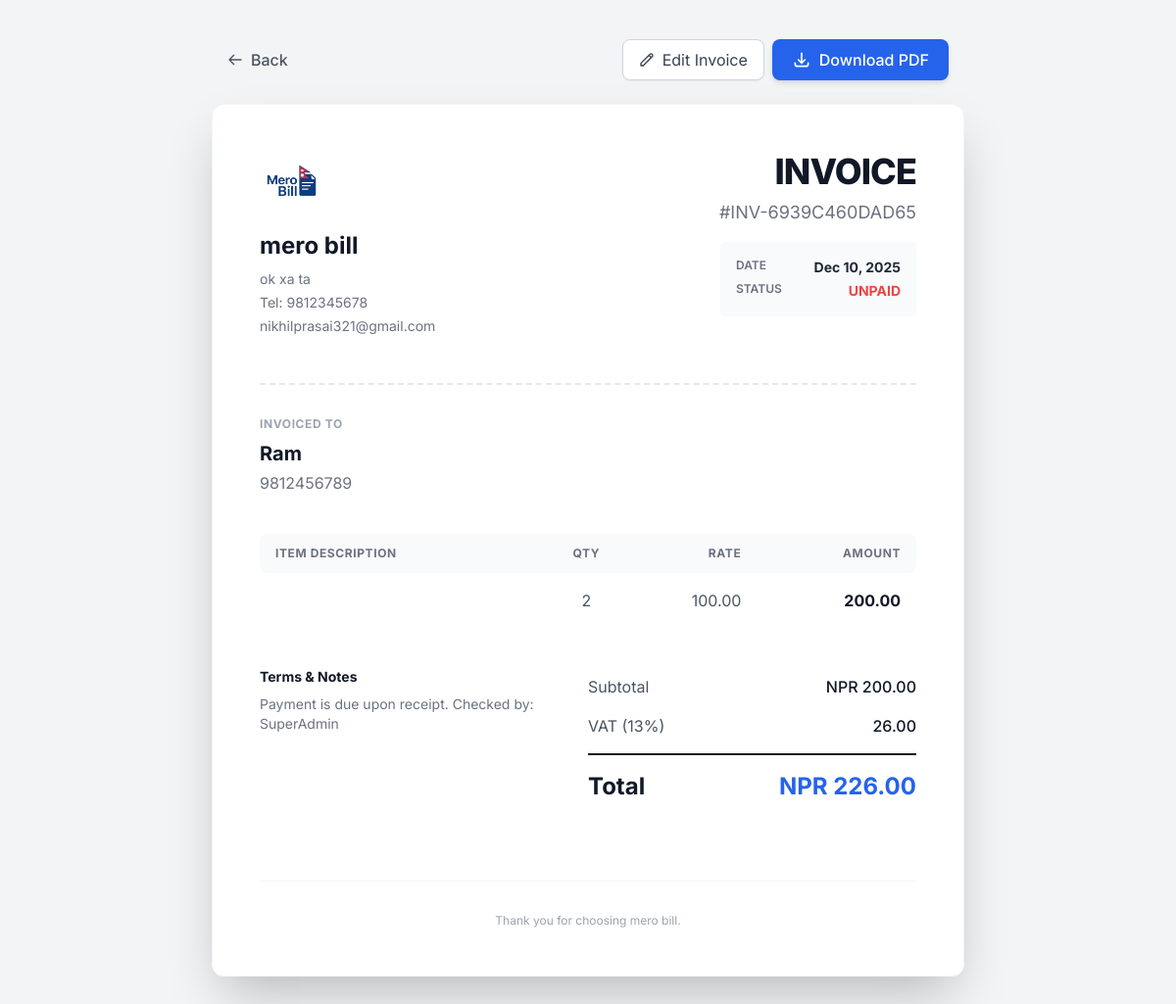
/public/invoice_view.php?id=2 (signed in), run on the app's committed database.
### tables this page shows
CREATE TABLE `invoices` (
  `id` int(11) NOT NULL,
  `invoice_number` varchar(50) NOT NULL,
  `merchant_id` int(11) NOT NULL,
  `customer_id` int(11) DEFAULT NULL,
  `total_amount` decimal(10,2) DEFAULT 0.00,
  `tax_amount` decimal(10,2) DEFAULT 0.00,
  `discount_amount` decimal(10,2) DEFAULT 0.00,
  `grand_total` decimal(10,2) DEFAULT 0.00,
  `status` enum('paid','partial','unpaid') DEFAULT 'unpaid',
  `invoice_date` datetime DEFAULT current_timestamp(),
  `created_at` datetime DEFAULT current_timestamp()
);

CREATE TABLE `users` (
  `id` int(11) NOT NULL,
  `username` varchar(50) NOT NULL,
  `email` varchar(100) NOT NULL,
  `password_hash` varchar(255) NOT NULL,
  `role` enum('admin','merchant','demo') NOT NULL DEFAULT 'demo',
  `plan_id` int(11) DEFAULT NULL,
  `business_name` varchar(100) DEFAULT NULL,
  `phone` varchar(20) DEFAULT NULL,
  `address` text DEFAULT NULL,
  `is_active` tinyint(1) DEFAULT 1,
  `plan_expires_at` datetime DEFAULT NULL,
  `created_at` datetime DEFAULT current_timestamp()
);

CREATE TABLE `customers` (
  `id` int(11) NOT NULL,
  `merchant_id` int(11) NOT NULL,
  `name` varchar(100) NOT NULL,
  `phone` varchar(20) NOT NULL,
  `type` enum('normal','mart') DEFAULT 'normal',
  `pan_vat` varchar(20) DEFAULT NULL,
  `address` text DEFAULT NULL,
  `created_at` datetime DEFAULT current_timestamp()
);

CREATE TABLE `invoice_items` (
  `id` int(11) NOT NULL,
  `invoice_id` int(11) NOT NULL,
  `product_id` int(11) DEFAULT NULL,
  `quantity` int(11) NOT NULL DEFAULT 1,
  `price` decimal(10,2) NOT NULL,
  `subtotal` decimal(10,2) NOT NULL
);

### public/invoice_view.php (the view, shortened to what this page needs)
<?php
require_once '../includes/db.php';
$invoice_id = $_GET['id'] ?? null;
$sql = "SELECT i.*,
               c.name as customer_name, c.phone as customer_phone, c.address as customer_address, c.pan_vat as customer_pan,
               u.business_name, u.phone as merchant_phone, u.address as merchant_address, u.email as merchant_email
        FROM invoices i
        LEFT JOIN customers c ON i.customer_id = c.id
        JOIN users u ON i.merchant_id = u.id
        WHERE i.id = ?";
$stmt = $pdo->prepare($sql);
$stmt->execute([$invoice_id]);
$invoice = $stmt->fetch();
$stmt_items = $pdo->prepare("SELECT ii.*, p.name as product_name, p.sku
                             FROM invoice_items ii
                             LEFT JOIN products p ON ii.product_id = p.id
                             WHERE ii.invoice_id = ?");
$stmt_items->execute([$invoice_id]);
$items = $stmt_items->fetchAll();
?>
<!DOCTYPE html>
<html lang="en">
<head>
    <script src="https://cdn.tailwindcss.com"></script>
</head>
<body class="bg-gray-100 py-10 min-h-screen">
    <div class="max-w-3xl mx-auto mb-6 flex justify-between px-4 items-center">
        <a href="invoices.php" class="text-gray-600 hover:text-gray-900 flex items-center transition font-medium">
            <svg class="w-4 h-4 mr-2" fill="none" stroke="currentColor" viewBox="0 0 24 24"><path stroke-linecap="round" stroke-linejoin="round" stroke-width="2" d="M10 19l-7-7m0 0l7-7m-7 7h18"></path></svg>
            Back
        </a>
        <div class="space-x-2 flex">
             <a href="invoice_edit.php?id=<?php echo $invoice_id; ?>" class="bg-white text-gray-700 border border-gray-300 px-4 py-2 rounded-lg shadow-sm hover:bg-gray-50 transition flex items-center">
                <svg class="w-4 h-4 mr-2" fill="none" stroke="currentColor" viewBox="0 0 24 24"><path stroke-linecap="round" stroke-linejoin="round" stroke-width="2" d="M15.232 5.232l3.536 3.536m-2.036-5.036a2.5 2.5 0 113.536 3.536L6.5 21.036H3v-3.572L16.732 3.732z"></path></svg>
                Edit Invoice
            </a>
            <button onclick="downloadPDF()" class="bg-blue-600 text-white px-5 py-2 rounded-lg shadow-md hover:bg-blue-700 transition flex items-center font-medium">
                <svg class="w-5 h-5 mr-2" fill="none" stroke="currentColor" viewBox="0 0 24 24"><path stroke-linecap="round" stroke-linejoin="round" stroke-width="2" d="M4 16v1a3 3 0 003 3h10a3 3 0 003-3v-1m-4-4l-4 4m0 0l-4-4m4 4V4"></path></svg>
                Download PDF
            </button>
        </div>
    </div>
    <div id="invoiceContent" class="max-w-3xl mx-auto bg-white p-12 shadow-2xl rounded-xl border border-gray-100 relative overflow-hidden">
        <div class="flex justify-between items-start mb-12">
            <div>
                <img src="../mero.png" alt="Logo" class="h-16 w-auto mb-4 object-contain">
                <h2 class="text-2xl font-bold text-gray-900"><?php echo htmlspecialchars($invoice['business_name']); ?></h2>
                <div class="text-sm text-gray-500 mt-2 space-y-1">
                    <p class="max-w-xs"><?php echo nl2br(htmlspecialchars($invoice['merchant_address'])); ?></p>
                    <p>Tel: <?php echo htmlspecialchars($invoice['merchant_phone']); ?></p>
                    <p><?php echo htmlspecialchars($invoice['merchant_email']); ?></p>
                </div>
            </div>
            <div class="text-right">
                <h1 class="text-4xl font-extrabold text-gray-900 tracking-tight text-blue-600">INVOICE</h1>
                <p class="text-gray-500 mt-2 text-lg">#<?php echo htmlspecialchars($invoice['invoice_number']); ?></p>
                <div class="mt-4 inline-block bg-gray-50 rounded p-4 text-left min-w-[200px]">
                     <div class="flex justify-between mb-1">
                         <span class="text-xs text-gray-500 uppercase font-semibold mr-4">Date</span>
                         <span class="text-sm font-bold text-gray-800"><?php echo date('M d, Y', strtotime($invoice['invoice_date'])); ?></span>
                     </div>
                     <div class="flex justify-between">
                         <span class="text-xs text-gray-500 uppercase font-semibold mr-4">Status</span>
                         <span class="text-sm font-bold uppercase <?php echo $invoice['status']=='paid'?'text-green-600':'text-red-500'; ?>"><?php echo htmlspecialchars($invoice['status']); ?></span>
                     </div>
                </div>
            </div>
        </div>
        <div class="border-t-2 border-dashed border-gray-200 mb-8"></div>
        <div class="mb-10">
            <h3 class="text-gray-400 uppercase text-xs font-bold tracking-wider mb-2">Invoiced To</h3>
            <?php if ($invoice['customer_id']): ?>
                <div class="text-xl font-bold text-gray-900"><?php echo htmlspecialchars($invoice['customer_name']); ?></div>
                <div class="text-gray-500 mt-1">
                    <div><?php echo htmlspecialchars($invoice['customer_phone']); ?></div>
                </div>
            <?php else: ?>
                <div class="text-xl font-bold text-gray-900">Walk-in Customer</div>
                <p class="text-gray-500">Cash Sale</p>
            <?php endif; ?>
        </div>
        <table class="w-full mb-10">
            <thead>
                <tr class="bg-gray-50 rounded-lg">
                    <th class="text-left py-3 px-4 text-xs font-bold text-gray-500 uppercase tracking-wider rounded-l-lg">Item Description</th>
                    <th class="text-center py-3 px-2 text-xs font-bold text-gray-500 uppercase tracking-wider">Qty</th>
                    <th class="text-right py-3 px-2 text-xs font-bold text-gray-500 uppercase tracking-wider">Rate</th>
                    <th class="text-right py-3 px-4 text-xs font-bold text-gray-500 uppercase tracking-wider rounded-r-lg">Amount</th>
                </tr>
            </thead>
            <tbody>
                <?php foreach ($items as $item): ?>
                <tr>
                    <td class="py-4 px-4 text-gray-900 font-medium">
                    </td>
                    <td class="py-4 px-2 text-center text-gray-600"><?php echo $item['quantity']; ?></td>
                    <td class="py-4 px-2 text-right text-gray-600"><?php echo number_format($item['price'], 2); ?></td>
                    <td class="py-4 px-4 text-right text-gray-900 font-bold"><?php echo number_format($item['subtotal'], 2); ?></td>
                </tr>
                <?php endforeach; ?>
            </tbody>
        </table>
        <div class="flex flex-row justify-between items-start">
            <div class="w-1/2 pr-8 text-sm text-gray-500">
                <h4 class="font-bold text-gray-900 mb-2">Terms & Notes</h4>
                <p>Payment is due upon receipt. Checked by: <?php echo htmlspecialchars($_SESSION['username'] ?? 'Merchant'); ?></p>
            </div>
            <div class="w-1/2 ">
                <div class="flex justify-between py-2">
                    <span class="text-gray-600">Subtotal</span>
                    <span class="text-gray-900 font-medium">NPR <?php echo number_format($invoice['total_amount'], 2); ?></span>
                </div>
                <?php if ($invoice['tax_amount'] > 0): ?>
                <div class="flex justify-between py-2">
                    <span class="text-gray-600">VAT (13%)</span>
                    <span class="text-gray-900 font-medium"><?php echo number_format($invoice['tax_amount'], 2); ?></span>
                </div>
                <?php endif; ?>
                <div class="flex justify-between py-4 border-t-2 border-gray-900 mt-2 items-center">
                    <span class="text-2xl font-bold text-gray-900">Total</span>
                    <span class="text-2xl font-bold text-blue-600">NPR <?php echo number_format($invoice['grand_total'], 2); ?></span>
                </div>
            </div>
        </div>
        <div class="mt-16 text-center text-gray-400 text-xs border-t border-gray-100 pt-8">
            <p>Thank you for choosing <?php echo htmlspecialchars($invoice['business_name']); ?>.</p>
        </div>
    </div>
</body>
</html>

### public/invoice_view.php (style rules this page uses)
body { font-family: 'Inter', sans-serif; }

### data on the page
invoices: merchant.business_name "mero bill", merchant.address "ok xa ta", merchant.phone "9812345678", merchant.email "nikhilprasai321@gmail.com", invoice_number "INV-6939C460DAD65", invoice_date "Dec 10, 2025", status "UNPAID", customer.name "Ram", customer.phone "9812456789", total_amount "200.00", tax_amount "26.00", grand_total "226.00"
invoice_items: quantity "2", price "100.00", subtotal "200.00"

### other printed values
$_SESSION['username'] "SuperAdmin"
